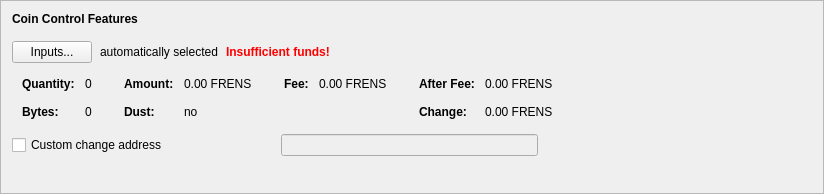
      <widget class="QFrame" name="frameCoinControl">
       <property name="sizePolicy">
        <sizepolicy hsizetype="Preferred" vsizetype="Fixed">
         <horstretch>0</horstretch>
         <verstretch>0</verstretch>
        </sizepolicy>
       </property>
       <property name="minimumSize">
        <size>
         <width>600</width>
         <height>194</height>
        </size>
       </property>
       <property name="frameShape">
        <enum>QFrame::StyledPanel</enum>
       </property>
       <property name="frameShadow">
        <enum>QFrame::Raised</enum>
       </property>
       <layout class="QVBoxLayout" name="verticalLayout_4">
        <item>
         <layout class="QVBoxLayout" name="verticalLayoutCoinControl" stretch="0,0,0,0,0">
          <property name="spacing">
           <number>0</number>
          </property>
          <property name="sizeConstraint">
           <enum>QLayout::SetDefaultConstraint</enum>
          </property>
          <property name="leftMargin">
           <number>0</number>
          </property>
          <property name="topMargin">
           <number>0</number>
          </property>
          <item>
           <layout class="QHBoxLayout" name="horizontalLayoutCoinControl1">
            <property name="bottomMargin">
             <number>15</number>
            </property>
            <item>
             <widget class="QLabel" name="labelCoinControlFeatures">
              <property name="sizePolicy">
               <sizepolicy hsizetype="Preferred" vsizetype="Maximum">
                <horstretch>0</horstretch>
                <verstretch>0</verstretch>
               </sizepolicy>
              </property>
              <property name="font">
               <font>
                <weight>75</weight>
                <bold>true</bold>
               </font>
              </property>
              <property name="styleSheet">
               <string notr="true">font-weight:bold;</string>
              </property>
              <property name="text">
               <string>Coin Control Features</string>
              </property>
             </widget>
            </item>
           </layout>
          </item>
          <item>
           <layout class="QHBoxLayout" name="horizontalLayoutCoinControl2" stretch="0,0,0,0">
            <property name="spacing">
             <number>8</number>
            </property>
            <property name="bottomMargin">
             <number>10</number>
            </property>
            <item>
             <widget class="QPushButton" name="pushButtonCoinControl">
              <property name="styleSheet">
               <string notr="true"/>
              </property>
              <property name="text">
               <string>Inputs...</string>
              </property>
              <property name="autoDefault">
               <bool>false</bool>
              </property>
             </widget>
            </item>
            <item>
             <widget class="QLabel" name="labelCoinControlAutomaticallySelected">
              <property name="text">
               <string>automatically selected</string>
              </property>
              <property name="margin">
               <number>5</number>
              </property>
             </widget>
            </item>
            <item>
             <widget class="QLabel" name="labelCoinControlInsuffFunds">
              <property name="font">
               <font>
                <weight>75</weight>
                <bold>true</bold>
               </font>
              </property>
              <property name="styleSheet">
               <string notr="true">color:red;font-weight:bold;</string>
              </property>
              <property name="text">
               <string>Insufficient funds!</string>
              </property>
              <property name="margin">
               <number>5</number>
              </property>
             </widget>
            </item>
            <item>
             <spacer name="horizontalSpacerCoinControl">
              <property name="orientation">
               <enum>Qt::Horizontal</enum>
              </property>
              <property name="sizeHint" stdset="0">
               <size>
                <width>40</width>
                <height>1</height>
               </size>
              </property>
             </spacer>
            </item>
           </layout>
          </item>
          <item>
           <widget class="QWidget" name="widgetCoinControl" native="true">
            <property name="sizePolicy">
             <sizepolicy hsizetype="Preferred" vsizetype="Preferred">
              <horstretch>0</horstretch>
              <verstretch>0</verstretch>
             </sizepolicy>
            </property>
            <property name="minimumSize">
             <size>
              <width>0</width>
              <height>0</height>
             </size>
            </property>
            <property name="styleSheet">
             <string notr="true"/>
            </property>
            <layout class="QHBoxLayout" name="horizontalLayoutCoinControl5">
             <property name="leftMargin">
              <number>0</number>
             </property>
             <property name="topMargin">
              <number>0</number>
             </property>
             <property name="rightMargin">
              <number>0</number>
             </property>
             <property name="bottomMargin">
              <number>0</number>
             </property>
             <item>
              <layout class="QHBoxLayout" name="horizontalLayoutCoinControl3" stretch="0,0,0,1">
               <property name="spacing">
                <number>20</number>
               </property>
               <property name="topMargin">
                <number>0</number>
               </property>
               <property name="bottomMargin">
                <number>10</number>
               </property>
               <item>
                <layout class="QFormLayout" name="formLayoutCoinControl1">
                 <property name="horizontalSpacing">
                  <number>10</number>
                 </property>
                 <property name="verticalSpacing">
                  <number>14</number>
                 </property>
                 <property name="leftMargin">
                  <number>10</number>
                 </property>
                 <property name="topMargin">
                  <number>4</number>
                 </property>
                 <property name="rightMargin">
                  <number>6</number>
                 </property>
                 <item row="0" column="0">
                  <widget class="QLabel" name="labelCoinControlQuantityText">
                   <property name="font">
                    <font>
                     <weight>75</weight>
                     <bold>true</bold>
                    </font>
                   </property>
                   <property name="text">
                    <string>Quantity:</string>
                   </property>
                   <property name="margin">
                    <number>0</number>
                   </property>
                  </widget>
                 </item>
                 <item row="0" column="1">
                  <widget class="QLabel" name="labelCoinControlQuantity">
                   <property name="cursor">
                    <cursorShape>IBeamCursor</cursorShape>
                   </property>
                   <property name="contextMenuPolicy">
                    <enum>Qt::ActionsContextMenu</enum>
                   </property>
                   <property name="text">
                    <string notr="true">0</string>
                   </property>
                   <property name="margin">
                    <number>0</number>
                   </property>
                   <property name="textInteractionFlags">
                    <set>Qt::LinksAccessibleByMouse|Qt::TextSelectableByKeyboard|Qt::TextSelectableByMouse</set>
                   </property>
                  </widget>
                 </item>
                 <item row="1" column="0">
                  <widget class="QLabel" name="labelCoinControlBytesText">
                   <property name="font">
                    <font>
                     <weight>75</weight>
                     <bold>true</bold>
                    </font>
                   </property>
                   <property name="text">
                    <string>Bytes:</string>
                   </property>
                  </widget>
                 </item>
                 <item row="1" column="1">
                  <widget class="QLabel" name="labelCoinControlBytes">
                   <property name="cursor">
                    <cursorShape>IBeamCursor</cursorShape>
                   </property>
                   <property name="contextMenuPolicy">
                    <enum>Qt::ActionsContextMenu</enum>
                   </property>
                   <property name="text">
                    <string notr="true">0</string>
                   </property>
                   <property name="textInteractionFlags">
                    <set>Qt::LinksAccessibleByMouse|Qt::TextSelectableByKeyboard|Qt::TextSelectableByMouse</set>
                   </property>
                  </widget>
                 </item>
                </layout>
               </item>
               <item>
                <layout class="QFormLayout" name="formLayoutCoinControl2">
                 <property name="horizontalSpacing">
                  <number>10</number>
                 </property>
                 <property name="verticalSpacing">
                  <number>14</number>
                 </property>
                 <property name="leftMargin">
                  <number>6</number>
                 </property>
                 <property name="topMargin">
                  <number>4</number>
                 </property>
                 <property name="rightMargin">
                  <number>6</number>
                 </property>
                 <item row="0" column="0">
                  <widget class="QLabel" name="labelCoinControlAmountText">
                   <property name="font">
                    <font>
                     <weight>75</weight>
                     <bold>true</bold>
                    </font>
                   </property>
                   <property name="text">
                    <string>Amount:</string>
                   </property>
                   <property name="margin">
                    <number>0</number>
                   </property>
                  </widget>
                 </item>
                 <item row="0" column="1">
                  <widget class="QLabel" name="labelCoinControlAmount">
                   <property name="cursor">
                    <cursorShape>IBeamCursor</cursorShape>
                   </property>
                   <property name="contextMenuPolicy">
                    <enum>Qt::ActionsContextMenu</enum>
                   </property>
                   <property name="text">
                    <string notr="true">0.00 FRENS</string>
                   </property>
                   <property name="textInteractionFlags">
                    <set>Qt::LinksAccessibleByMouse|Qt::TextSelectableByKeyboard|Qt::TextSelectableByMouse</set>
                   </property>
                  </widget>
                 </item>
                 <item row="1" column="0">
                  <widget class="QLabel" name="labelCoinControlLowOutputText">
                   <property name="font">
                    <font>
                     <weight>75</weight>
                     <bold>true</bold>
                    </font>
                   </property>
                   <property name="text">
                    <string>Dust:</string>
                   </property>
                  </widget>
                 </item>
                 <item row="1" column="1">
                  <widget class="QLabel" name="labelCoinControlLowOutput">
                   <property name="cursor">
                    <cursorShape>IBeamCursor</cursorShape>
                   </property>
                   <property name="contextMenuPolicy">
                    <enum>Qt::ActionsContextMenu</enum>
                   </property>
                   <property name="text">
                    <string notr="true">no</string>
                   </property>
                   <property name="textInteractionFlags">
                    <set>Qt::LinksAccessibleByMouse|Qt::TextSelectableByKeyboard|Qt::TextSelectableByMouse</set>
                   </property>
                  </widget>
                 </item>
                </layout>
               </item>
               <item>
                <layout class="QFormLayout" name="formLayoutCoinControl3">
                 <property name="horizontalSpacing">
                  <number>10</number>
                 </property>
                 <property name="verticalSpacing">
                  <number>14</number>
                 </property>
                 <property name="leftMargin">
                  <number>6</number>
                 </property>
                 <property name="topMargin">
                  <number>4</number>
                 </property>
                 <property name="rightMargin">
                  <number>6</number>
                 </property>
                 <item row="0" column="0">
                  <widget class="QLabel" name="labelCoinControlFeeText">
                   <property name="font">
                    <font>
                     <weight>75</weight>
                     <bold>true</bold>
                    </font>
                   </property>
                   <property name="text">
                    <string>Fee:</string>
                   </property>
                   <property name="margin">
                    <number>0</number>
                   </property>
                  </widget>
                 </item>
                 <item row="0" column="1">
                  <widget class="QLabel" name="labelCoinControlFee">
                   <property name="cursor">
                    <cursorShape>IBeamCursor</cursorShape>
                   </property>
                   <property name="contextMenuPolicy">
                    <enum>Qt::ActionsContextMenu</enum>
                   </property>
                   <property name="text">
                    <string notr="true">0.00 FRENS</string>
                   </property>
                   <property name="textInteractionFlags">
                    <set>Qt::LinksAccessibleByMouse|Qt::TextSelectableByKeyboard|Qt::TextSelectableByMouse</set>
                   </property>
                  </widget>
                 </item>
                </layout>
               </item>
               <item>
                <layout class="QFormLayout" name="formLayoutCoinControl4">
                 <property name="horizontalSpacing">
                  <number>10</number>
                 </property>
                 <property name="verticalSpacing">
                  <number>14</number>
                 </property>
                 <property name="leftMargin">
                  <number>6</number>
                 </property>
                 <property name="topMargin">
                  <number>4</number>
                 </property>
                 <property name="rightMargin">
                  <number>6</number>
                 </property>
                 <item row="0" column="0">
                  <widget class="QLabel" name="labelCoinControlAfterFeeText">
                   <property name="font">
                    <font>
                     <weight>75</weight>
                     <bold>true</bold>
                    </font>
                   </property>
                   <property name="text">
                    <string>After Fee:</string>
                   </property>
                   <property name="margin">
                    <number>0</number>
                   </property>
                  </widget>
                 </item>
                 <item row="0" column="1">
                  <widget class="QLabel" name="labelCoinControlAfterFee">
                   <property name="cursor">
                    <cursorShape>IBeamCursor</cursorShape>
                   </property>
                   <property name="contextMenuPolicy">
                    <enum>Qt::ActionsContextMenu</enum>
                   </property>
                   <property name="text">
                    <string notr="true">0.00 FRENS</string>
                   </property>
                   <property name="textInteractionFlags">
                    <set>Qt::LinksAccessibleByMouse|Qt::TextSelectableByKeyboard|Qt::TextSelectableByMouse</set>
                   </property>
                  </widget>
                 </item>
                 <item row="1" column="0">
                  <widget class="QLabel" name="labelCoinControlChangeText">
                   <property name="font">
                    <font>
                     <weight>75</weight>
                     <bold>true</bold>
                    </font>
                   </property>
                   <property name="text">
                    <string>Change:</string>
                   </property>
                  </widget>
                 </item>
                 <item row="1" column="1">
                  <widget class="QLabel" name="labelCoinControlChange">
                   <property name="cursor">
                    <cursorShape>IBeamCursor</cursorShape>
                   </property>
                   <property name="contextMenuPolicy">
                    <enum>Qt::ActionsContextMenu</enum>
                   </property>
                   <property name="text">
                    <string notr="true">0.00 FRENS</string>
                   </property>
                   <property name="textInteractionFlags">
                    <set>Qt::LinksAccessibleByMouse|Qt::TextSelectableByKeyboard|Qt::TextSelectableByMouse</set>
                   </property>
                  </widget>
                 </item>
                </layout>
               </item>
              </layout>
             </item>
            </layout>
           </widget>
          </item>
          <item>
           <layout class="QHBoxLayout" name="horizontalLayoutCoinControl4" stretch="0,0,0">
            <property name="spacing">
             <number>12</number>
            </property>
            <property name="sizeConstraint">
             <enum>QLayout::SetDefaultConstraint</enum>
            </property>
            <property name="topMargin">
             <number>5</number>
            </property>
            <property name="rightMargin">
             <number>5</number>
            </property>
            <item>
             <widget class="QCheckBox" name="checkBoxCoinControlChange">
              <property name="toolTip">
               <string>If this is activated, but the change address is empty or invalid, change will be sent to a newly generated address.</string>
              </property>
              <property name="text">
               <string>Custom change address</string>
              </property>
             </widget>
            </item>
            <item>
             <widget class="QValidatedLineEdit" name="lineEditCoinControlChange">
              <property name="enabled">
               <bool>false</bool>
              </property>
              <property name="sizePolicy">
               <sizepolicy hsizetype="Ignored" vsizetype="Fixed">
                <horstretch>0</horstretch>
                <verstretch>0</verstretch>
               </sizepolicy>
              </property>
             </widget>
            </item>
            <item>
             <widget class="QLabel" name="labelCoinControlChangeLabel">
              <property name="sizePolicy">
               <sizepolicy hsizetype="Preferred" vsizetype="Expanding">
                <horstretch>0</horstretch>
                <verstretch>0</verstretch>
               </sizepolicy>
              </property>
              <property name="minimumSize">
               <size>
                <width>0</width>
                <height>0</height>
               </size>
              </property>
              <property name="text">
               <string/>
              </property>
              <property name="margin">
               <number>3</number>
              </property>
             </widget>
            </item>
           </layout>
          </item>
          <item>
           <spacer name="verticalSpacerCoinControl">
            <property name="orientation">
             <enum>Qt::Vertical</enum>
            </property>
            <property name="sizeType">
             <enum>QSizePolicy::Expanding</enum>
            </property>
            <property name="sizeHint" stdset="0">
             <size>
              <width>800</width>
              <height>1</height>
             </size>
            </property>
           </spacer>
          </item>
         </layout>
        </item>
       </layout>
      </widget>
